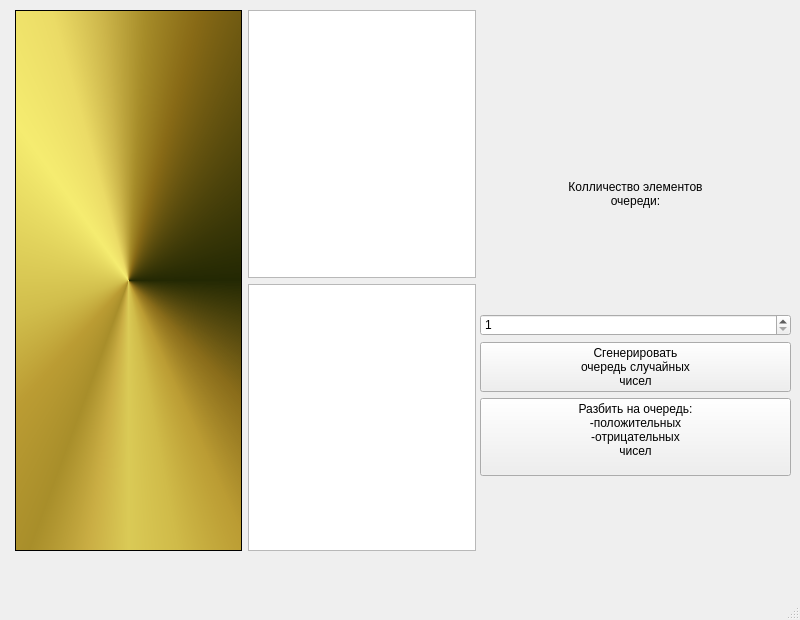
<?xml version="1.0" encoding="UTF-8"?>
<ui version="4.0">
 <class>MainWindow</class>
 <widget class="QMainWindow" name="MainWindow">
  <property name="geometry">
   <rect>
    <x>0</x>
    <y>0</y>
    <width>800</width>
    <height>620</height>
   </rect>
  </property>
  <property name="font">
   <font>
    <family>Ubuntu</family>
    <pointsize>17</pointsize>
    <italic>true</italic>
    <bold>true</bold>
   </font>
  </property>
  <property name="windowTitle">
   <string>MainWindow</string>
  </property>
  <property name="styleSheet">
   <string notr="true">color: rgb(0, 0, 0);
font: 700 italic 17pt &quot;Ubuntu&quot;;
background-color: qconicalgradient(cx:0.5, cy:0.5, angle:0, stop:0 rgba(35, 40, 3, 255), stop:0.16 rgba(136, 106, 22, 255), stop:0.225 rgba(166, 140, 41, 255), stop:0.285 rgba(204, 181, 74, 255), stop:0.345 rgba(235, 219, 102, 255), stop:0.415 rgba(245, 236, 112, 255), stop:0.52 rgba(209, 190, 76, 255), stop:0.57 rgba(187, 156, 51, 255), stop:0.635 rgba(168, 142, 42, 255), stop:0.695 rgba(202, 174, 68, 255), stop:0.75 rgba(218, 202, 86, 255), stop:0.815 rgba(208, 187, 73, 255), stop:0.88 rgba(187, 156, 51, 255), stop:0.935 rgba(137, 108, 26, 255), stop:1 rgba(35, 40, 3, 255));</string>
  </property>
  <widget class="QWidget" name="centralwidget">
   <widget class="QWidget" name="layoutWidget">
    <property name="geometry">
     <rect>
      <x>15</x>
      <y>10</y>
      <width>461</width>
      <height>541</height>
     </rect>
    </property>
    <layout class="QHBoxLayout" name="horizontalLayout">
     <item>
      <widget class="QListWidget" name="mainListWidget">
       <property name="palette">
        <palette>
         <active>
          <colorrole role="WindowText">
           <brush brushstyle="SolidPattern">
            <color alpha="255">
             <red>0</red>
             <green>0</green>
             <blue>0</blue>
            </color>
           </brush>
          </colorrole>
          <colorrole role="Button">
           <brush brushstyle="ConicalGradientPattern">
            <gradient centralx="0.500000000000000" centraly="0.500000000000000" angle="0.000000000000000" type="ConicalGradient" spread="PadSpread" coordinatemode="ObjectBoundingMode">
             <gradientstop position="0.000000000000000">
              <color alpha="255">
               <red>35</red>
               <green>40</green>
               <blue>3</blue>
              </color>
             </gradientstop>
             <gradientstop position="0.160000000000000">
              <color alpha="255">
               <red>136</red>
               <green>106</green>
               <blue>22</blue>
              </color>
             </gradientstop>
             <gradientstop position="0.225000000000000">
              <color alpha="255">
               <red>166</red>
               <green>140</green>
               <blue>41</blue>
              </color>
             </gradientstop>
             <gradientstop position="0.285000000000000">
              <color alpha="255">
               <red>204</red>
               <green>181</green>
               <blue>74</blue>
              </color>
             </gradientstop>
             <gradientstop position="0.345000000000000">
              <color alpha="255">
               <red>235</red>
               <green>219</green>
               <blue>102</blue>
              </color>
             </gradientstop>
             <gradientstop position="0.415000000000000">
              <color alpha="255">
               <red>245</red>
               <green>236</green>
               <blue>112</blue>
              </color>
             </gradientstop>
             <gradientstop position="0.520000000000000">
              <color alpha="255">
               <red>209</red>
               <green>190</green>
               <blue>76</blue>
              </color>
             </gradientstop>
             <gradientstop position="0.570000000000000">
              <color alpha="255">
               <red>187</red>
               <green>156</green>
               <blue>51</blue>
              </color>
             </gradientstop>
             <gradientstop position="0.635000000000000">
              <color alpha="255">
               <red>168</red>
               <green>142</green>
               <blue>42</blue>
              </color>
             </gradientstop>
             <gradientstop position="0.695000000000000">
              <color alpha="255">
               <red>202</red>
               <green>174</green>
               <blue>68</blue>
              </color>
             </gradientstop>
             <gradientstop position="0.750000000000000">
              <color alpha="255">
               <red>218</red>
               <green>202</green>
               <blue>86</blue>
              </color>
             </gradientstop>
             <gradientstop position="0.815000000000000">
              <color alpha="255">
               <red>208</red>
               <green>187</green>
               <blue>73</blue>
              </color>
             </gradientstop>
             <gradientstop position="0.880000000000000">
              <color alpha="255">
               <red>187</red>
               <green>156</green>
               <blue>51</blue>
              </color>
             </gradientstop>
             <gradientstop position="0.935000000000000">
              <color alpha="255">
               <red>137</red>
               <green>108</green>
               <blue>26</blue>
              </color>
             </gradientstop>
             <gradientstop position="1.000000000000000">
              <color alpha="255">
               <red>35</red>
               <green>40</green>
               <blue>3</blue>
              </color>
             </gradientstop>
            </gradient>
           </brush>
          </colorrole>
          <colorrole role="Text">
           <brush brushstyle="SolidPattern">
            <color alpha="255">
             <red>0</red>
             <green>0</green>
             <blue>0</blue>
            </color>
           </brush>
          </colorrole>
          <colorrole role="ButtonText">
           <brush brushstyle="SolidPattern">
            <color alpha="255">
             <red>0</red>
             <green>0</green>
             <blue>0</blue>
            </color>
           </brush>
          </colorrole>
          <colorrole role="Base">
           <brush brushstyle="ConicalGradientPattern">
            <gradient centralx="0.500000000000000" centraly="0.500000000000000" angle="0.000000000000000" type="ConicalGradient" spread="PadSpread" coordinatemode="ObjectBoundingMode">
             <gradientstop position="0.000000000000000">
              <color alpha="255">
               <red>35</red>
               <green>40</green>
               <blue>3</blue>
              </color>
             </gradientstop>
             <gradientstop position="0.160000000000000">
              <color alpha="255">
               <red>136</red>
               <green>106</green>
               <blue>22</blue>
              </color>
             </gradientstop>
             <gradientstop position="0.225000000000000">
              <color alpha="255">
               <red>166</red>
               <green>140</green>
               <blue>41</blue>
              </color>
             </gradientstop>
             <gradientstop position="0.285000000000000">
              <color alpha="255">
               <red>204</red>
               <green>181</green>
               <blue>74</blue>
              </color>
             </gradientstop>
             <gradientstop position="0.345000000000000">
              <color alpha="255">
               <red>235</red>
               <green>219</green>
               <blue>102</blue>
              </color>
             </gradientstop>
             <gradientstop position="0.415000000000000">
              <color alpha="255">
               <red>245</red>
               <green>236</green>
               <blue>112</blue>
              </color>
             </gradientstop>
             <gradientstop position="0.520000000000000">
              <color alpha="255">
               <red>209</red>
               <green>190</green>
               <blue>76</blue>
              </color>
             </gradientstop>
             <gradientstop position="0.570000000000000">
              <color alpha="255">
               <red>187</red>
               <green>156</green>
               <blue>51</blue>
              </color>
             </gradientstop>
             <gradientstop position="0.635000000000000">
              <color alpha="255">
               <red>168</red>
               <green>142</green>
               <blue>42</blue>
              </color>
             </gradientstop>
             <gradientstop position="0.695000000000000">
              <color alpha="255">
               <red>202</red>
               <green>174</green>
               <blue>68</blue>
              </color>
             </gradientstop>
             <gradientstop position="0.750000000000000">
              <color alpha="255">
               <red>218</red>
               <green>202</green>
               <blue>86</blue>
              </color>
             </gradientstop>
             <gradientstop position="0.815000000000000">
              <color alpha="255">
               <red>208</red>
               <green>187</green>
               <blue>73</blue>
              </color>
             </gradientstop>
             <gradientstop position="0.880000000000000">
              <color alpha="255">
               <red>187</red>
               <green>156</green>
               <blue>51</blue>
              </color>
             </gradientstop>
             <gradientstop position="0.935000000000000">
              <color alpha="255">
               <red>137</red>
               <green>108</green>
               <blue>26</blue>
              </color>
             </gradientstop>
             <gradientstop position="1.000000000000000">
              <color alpha="255">
               <red>35</red>
               <green>40</green>
               <blue>3</blue>
              </color>
             </gradientstop>
            </gradient>
           </brush>
          </colorrole>
          <colorrole role="Window">
           <brush brushstyle="ConicalGradientPattern">
            <gradient centralx="0.500000000000000" centraly="0.500000000000000" angle="0.000000000000000" type="ConicalGradient" spread="PadSpread" coordinatemode="ObjectBoundingMode">
             <gradientstop position="0.000000000000000">
              <color alpha="255">
               <red>35</red>
               <green>40</green>
               <blue>3</blue>
              </color>
             </gradientstop>
             <gradientstop position="0.160000000000000">
              <color alpha="255">
               <red>136</red>
               <green>106</green>
               <blue>22</blue>
              </color>
             </gradientstop>
             <gradientstop position="0.225000000000000">
              <color alpha="255">
               <red>166</red>
               <green>140</green>
               <blue>41</blue>
              </color>
             </gradientstop>
             <gradientstop position="0.285000000000000">
              <color alpha="255">
               <red>204</red>
               <green>181</green>
               <blue>74</blue>
              </color>
             </gradientstop>
             <gradientstop position="0.345000000000000">
              <color alpha="255">
               <red>235</red>
               <green>219</green>
               <blue>102</blue>
              </color>
             </gradientstop>
             <gradientstop position="0.415000000000000">
              <color alpha="255">
               <red>245</red>
               <green>236</green>
               <blue>112</blue>
              </color>
             </gradientstop>
             <gradientstop position="0.520000000000000">
              <color alpha="255">
               <red>209</red>
               <green>190</green>
               <blue>76</blue>
              </color>
             </gradientstop>
             <gradientstop position="0.570000000000000">
              <color alpha="255">
               <red>187</red>
               <green>156</green>
               <blue>51</blue>
              </color>
             </gradientstop>
             <gradientstop position="0.635000000000000">
              <color alpha="255">
               <red>168</red>
               <green>142</green>
               <blue>42</blue>
              </color>
             </gradientstop>
             <gradientstop position="0.695000000000000">
              <color alpha="255">
               <red>202</red>
               <green>174</green>
               <blue>68</blue>
              </color>
             </gradientstop>
             <gradientstop position="0.750000000000000">
              <color alpha="255">
               <red>218</red>
               <green>202</green>
               <blue>86</blue>
              </color>
             </gradientstop>
             <gradientstop position="0.815000000000000">
              <color alpha="255">
               <red>208</red>
               <green>187</green>
               <blue>73</blue>
              </color>
             </gradientstop>
             <gradientstop position="0.880000000000000">
              <color alpha="255">
               <red>187</red>
               <green>156</green>
               <blue>51</blue>
              </color>
             </gradientstop>
             <gradientstop position="0.935000000000000">
              <color alpha="255">
               <red>137</red>
               <green>108</green>
               <blue>26</blue>
              </color>
             </gradientstop>
             <gradientstop position="1.000000000000000">
              <color alpha="255">
               <red>35</red>
               <green>40</green>
               <blue>3</blue>
              </color>
             </gradientstop>
            </gradient>
           </brush>
          </colorrole>
          <colorrole role="PlaceholderText">
           <brush brushstyle="SolidPattern">
            <color alpha="128">
             <red>0</red>
             <green>0</green>
             <blue>0</blue>
            </color>
           </brush>
          </colorrole>
         </active>
         <inactive>
          <colorrole role="WindowText">
           <brush brushstyle="SolidPattern">
            <color alpha="255">
             <red>0</red>
             <green>0</green>
             <blue>0</blue>
            </color>
           </brush>
          </colorrole>
          <colorrole role="Button">
           <brush brushstyle="ConicalGradientPattern">
            <gradient centralx="0.500000000000000" centraly="0.500000000000000" angle="0.000000000000000" type="ConicalGradient" spread="PadSpread" coordinatemode="ObjectBoundingMode">
             <gradientstop position="0.000000000000000">
              <color alpha="255">
               <red>35</red>
               <green>40</green>
               <blue>3</blue>
              </color>
             </gradientstop>
             <gradientstop position="0.160000000000000">
              <color alpha="255">
               <red>136</red>
               <green>106</green>
               <blue>22</blue>
              </color>
             </gradientstop>
             <gradientstop position="0.225000000000000">
              <color alpha="255">
               <red>166</red>
               <green>140</green>
               <blue>41</blue>
              </color>
             </gradientstop>
             <gradientstop position="0.285000000000000">
              <color alpha="255">
               <red>204</red>
               <green>181</green>
               <blue>74</blue>
              </color>
             </gradientstop>
             <gradientstop position="0.345000000000000">
              <color alpha="255">
               <red>235</red>
               <green>219</green>
               <blue>102</blue>
              </color>
             </gradientstop>
             <gradientstop position="0.415000000000000">
              <color alpha="255">
               <red>245</red>
               <green>236</green>
               <blue>112</blue>
              </color>
             </gradientstop>
             <gradientstop position="0.520000000000000">
              <color alpha="255">
               <red>209</red>
               <green>190</green>
               <blue>76</blue>
              </color>
             </gradientstop>
             <gradientstop position="0.570000000000000">
              <color alpha="255">
               <red>187</red>
               <green>156</green>
               <blue>51</blue>
              </color>
             </gradientstop>
             <gradientstop position="0.635000000000000">
              <color alpha="255">
               <red>168</red>
               <green>142</green>
               <blue>42</blue>
              </color>
             </gradientstop>
             <gradientstop position="0.695000000000000">
              <color alpha="255">
               <red>202</red>
               <green>174</green>
               <blue>68</blue>
              </color>
             </gradientstop>
             <gradientstop position="0.750000000000000">
              <color alpha="255">
               <red>218</red>
               <green>202</green>
               <blue>86</blue>
              </color>
             </gradientstop>
             <gradientstop position="0.815000000000000">
              <color alpha="255">
               <red>208</red>
               <green>187</green>
               <blue>73</blue>
              </color>
             </gradientstop>
             <gradientstop position="0.880000000000000">
              <color alpha="255">
               <red>187</red>
               <green>156</green>
               <blue>51</blue>
              </color>
             </gradientstop>
             <gradientstop position="0.935000000000000">
              <color alpha="255">
               <red>137</red>
               <green>108</green>
               <blue>26</blue>
              </color>
             </gradientstop>
             <gradientstop position="1.000000000000000">
              <color alpha="255">
               <red>35</red>
               <green>40</green>
               <blue>3</blue>
              </color>
             </gradientstop>
            </gradient>
           </brush>
          </colorrole>
          <colorrole role="Text">
           <brush brushstyle="SolidPattern">
            <color alpha="255">
             <red>0</red>
             <green>0</green>
             <blue>0</blue>
            </color>
           </brush>
          </colorrole>
          <colorrole role="ButtonText">
           <brush brushstyle="SolidPattern">
            <color alpha="255">
             <red>0</red>
             <green>0</green>
             <blue>0</blue>
            </color>
           </brush>
          </colorrole>
          <colorrole role="Base">
           <brush brushstyle="ConicalGradientPattern">
            <gradient centralx="0.500000000000000" centraly="0.500000000000000" angle="0.000000000000000" type="ConicalGradient" spread="PadSpread" coordinatemode="ObjectBoundingMode">
             <gradientstop position="0.000000000000000">
              <color alpha="255">
               <red>35</red>
               <green>40</green>
               <blue>3</blue>
              </color>
             </gradientstop>
             <gradientstop position="0.160000000000000">
              <color alpha="255">
               <red>136</red>
               <green>106</green>
               <blue>22</blue>
              </color>
             </gradientstop>
             <gradientstop position="0.225000000000000">
              <color alpha="255">
               <red>166</red>
               <green>140</green>
               <blue>41</blue>
              </color>
             </gradientstop>
             <gradientstop position="0.285000000000000">
              <color alpha="255">
               <red>204</red>
               <green>181</green>
               <blue>74</blue>
              </color>
             </gradientstop>
             <gradientstop position="0.345000000000000">
              <color alpha="255">
               <red>235</red>
               <green>219</green>
               <blue>102</blue>
              </color>
             </gradientstop>
             <gradientstop position="0.415000000000000">
              <color alpha="255">
               <red>245</red>
               <green>236</green>
               <blue>112</blue>
              </color>
             </gradientstop>
             <gradientstop position="0.520000000000000">
              <color alpha="255">
               <red>209</red>
               <green>190</green>
               <blue>76</blue>
              </color>
             </gradientstop>
             <gradientstop position="0.570000000000000">
              <color alpha="255">
               <red>187</red>
               <green>156</green>
               <blue>51</blue>
              </color>
             </gradientstop>
             <gradientstop position="0.635000000000000">
              <color alpha="255">
               <red>168</red>
               <green>142</green>
               <blue>42</blue>
              </color>
             </gradientstop>
             <gradientstop position="0.695000000000000">
              <color alpha="255">
               <red>202</red>
               <green>174</green>
               <blue>68</blue>
              </color>
             </gradientstop>
             <gradientstop position="0.750000000000000">
              <color alpha="255">
               <red>218</red>
               <green>202</green>
               <blue>86</blue>
              </color>
             </gradientstop>
             <gradientstop position="0.815000000000000">
              <color alpha="255">
               <red>208</red>
               <green>187</green>
               <blue>73</blue>
              </color>
             </gradientstop>
             <gradientstop position="0.880000000000000">
              <color alpha="255">
               <red>187</red>
               <green>156</green>
               <blue>51</blue>
              </color>
             </gradientstop>
             <gradientstop position="0.935000000000000">
              <color alpha="255">
               <red>137</red>
               <green>108</green>
               <blue>26</blue>
              </color>
             </gradientstop>
             <gradientstop position="1.000000000000000">
              <color alpha="255">
               <red>35</red>
               <green>40</green>
               <blue>3</blue>
              </color>
             </gradientstop>
            </gradient>
           </brush>
          </colorrole>
          <colorrole role="Window">
           <brush brushstyle="ConicalGradientPattern">
            <gradient centralx="0.500000000000000" centraly="0.500000000000000" angle="0.000000000000000" type="ConicalGradient" spread="PadSpread" coordinatemode="ObjectBoundingMode">
             <gradientstop position="0.000000000000000">
              <color alpha="255">
               <red>35</red>
               <green>40</green>
               <blue>3</blue>
              </color>
             </gradientstop>
             <gradientstop position="0.160000000000000">
              <color alpha="255">
               <red>136</red>
               <green>106</green>
               <blue>22</blue>
              </color>
             </gradientstop>
             <gradientstop position="0.225000000000000">
              <color alpha="255">
               <red>166</red>
               <green>140</green>
               <blue>41</blue>
              </color>
             </gradientstop>
             <gradientstop position="0.285000000000000">
              <color alpha="255">
               <red>204</red>
               <green>181</green>
               <blue>74</blue>
              </color>
             </gradientstop>
             <gradientstop position="0.345000000000000">
              <color alpha="255">
               <red>235</red>
               <green>219</green>
               <blue>102</blue>
              </color>
             </gradientstop>
             <gradientstop position="0.415000000000000">
              <color alpha="255">
               <red>245</red>
               <green>236</green>
               <blue>112</blue>
              </color>
             </gradientstop>
             <gradientstop position="0.520000000000000">
              <color alpha="255">
               <red>209</red>
               <green>190</green>
               <blue>76</blue>
              </color>
             </gradientstop>
             <gradientstop position="0.570000000000000">
              <color alpha="255">
               <red>187</red>
               <green>156</green>
               <blue>51</blue>
              </color>
             </gradientstop>
             <gradientstop position="0.635000000000000">
              <color alpha="255">
               <red>168</red>
               <green>142</green>
               <blue>42</blue>
              </color>
             </gradientstop>
             <gradientstop position="0.695000000000000">
              <color alpha="255">
               <red>202</red>
               <green>174</green>
               <blue>68</blue>
              </color>
             </gradientstop>
             <gradientstop position="0.750000000000000">
              <color alpha="255">
               <red>218</red>
               <green>202</green>
               <blue>86</blue>
              </color>
             </gradientstop>
             <gradientstop position="0.815000000000000">
              <color alpha="255">
               <red>208</red>
               <green>187</green>
               <blue>73</blue>
              </color>
             </gradientstop>
             <gradientstop position="0.880000000000000">
              <color alpha="255">
               <red>187</red>
               <green>156</green>
               <blue>51</blue>
              </color>
             </gradientstop>
             <gradientstop position="0.935000000000000">
              <color alpha="255">
               <red>137</red>
               <green>108</green>
               <blue>26</blue>
              </color>
             </gradientstop>
             <gradientstop position="1.000000000000000">
              <color alpha="255">
               <red>35</red>
               <green>40</green>
               <blue>3</blue>
              </color>
             </gradientstop>
            </gradient>
           </brush>
          </colorrole>
          <colorrole role="PlaceholderText">
           <brush brushstyle="SolidPattern">
            <color alpha="128">
             <red>0</red>
             <green>0</green>
             <blue>0</blue>
            </color>
           </brush>
          </colorrole>
         </inactive>
         <disabled>
          <colorrole role="WindowText">
           <brush brushstyle="SolidPattern">
            <color alpha="255">
             <red>0</red>
             <green>0</green>
             <blue>0</blue>
            </color>
           </brush>
          </colorrole>
          <colorrole role="Button">
           <brush brushstyle="ConicalGradientPattern">
            <gradient centralx="0.500000000000000" centraly="0.500000000000000" angle="0.000000000000000" type="ConicalGradient" spread="PadSpread" coordinatemode="ObjectBoundingMode">
             <gradientstop position="0.000000000000000">
              <color alpha="255">
               <red>35</red>
               <green>40</green>
               <blue>3</blue>
              </color>
             </gradientstop>
             <gradientstop position="0.160000000000000">
              <color alpha="255">
               <red>136</red>
               <green>106</green>
               <blue>22</blue>
              </color>
             </gradientstop>
             <gradientstop position="0.225000000000000">
              <color alpha="255">
               <red>166</red>
               <green>140</green>
               <blue>41</blue>
              </color>
             </gradientstop>
             <gradientstop position="0.285000000000000">
              <color alpha="255">
               <red>204</red>
               <green>181</green>
               <blue>74</blue>
              </color>
             </gradientstop>
             <gradientstop position="0.345000000000000">
              <color alpha="255">
               <red>235</red>
               <green>219</green>
               <blue>102</blue>
              </color>
             </gradientstop>
             <gradientstop position="0.415000000000000">
              <color alpha="255">
               <red>245</red>
               <green>236</green>
               <blue>112</blue>
              </color>
             </gradientstop>
             <gradientstop position="0.520000000000000">
              <color alpha="255">
               <red>209</red>
               <green>190</green>
               <blue>76</blue>
              </color>
             </gradientstop>
             <gradientstop position="0.570000000000000">
              <color alpha="255">
               <red>187</red>
               <green>156</green>
               <blue>51</blue>
              </color>
             </gradientstop>
             <gradientstop position="0.635000000000000">
              <color alpha="255">
               <red>168</red>
               <green>142</green>
               <blue>42</blue>
              </color>
             </gradientstop>
             <gradientstop position="0.695000000000000">
              <color alpha="255">
               <red>202</red>
               <green>174</green>
               <blue>68</blue>
              </color>
             </gradientstop>
             <gradientstop position="0.750000000000000">
              <color alpha="255">
               <red>218</red>
               <green>202</green>
               <blue>86</blue>
              </color>
             </gradientstop>
             <gradientstop position="0.815000000000000">
              <color alpha="255">
               <red>208</red>
               <green>187</green>
               <blue>73</blue>
              </color>
             </gradientstop>
             <gradientstop position="0.880000000000000">
              <color alpha="255">
               <red>187</red>
               <green>156</green>
               <blue>51</blue>
              </color>
             </gradientstop>
             <gradientstop position="0.935000000000000">
              <color alpha="255">
               <red>137</red>
               <green>108</green>
               <blue>26</blue>
              </color>
             </gradientstop>
             <gradientstop position="1.000000000000000">
              <color alpha="255">
               <red>35</red>
               <green>40</green>
               <blue>3</blue>
              </color>
             </gradientstop>
            </gradient>
           </brush>
          </colorrole>
          <colorrole role="Text">
           <brush brushstyle="SolidPattern">
            <color alpha="255">
             <red>0</red>
             <green>0</green>
             <blue>0</blue>
            </color>
           </brush>
          </colorrole>
          <colorrole role="ButtonText">
           <brush brushstyle="SolidPattern">
            <color alpha="255">
             <red>0</red>
             <green>0</green>
             <blue>0</blue>
            </color>
           </brush>
          </colorrole>
          <colorrole role="Base">
           <brush brushstyle="ConicalGradientPattern">
            <gradient centralx="0.500000000000000" centraly="0.500000000000000" angle="0.000000000000000" type="ConicalGradient" spread="PadSpread" coordinatemode="ObjectBoundingMode">
             <gradientstop position="0.000000000000000">
              <color alpha="255">
               <red>35</red>
               <green>40</green>
               <blue>3</blue>
              </color>
             </gradientstop>
             <gradientstop position="0.160000000000000">
              <color alpha="255">
               <red>136</red>
               <green>106</green>
               <blue>22</blue>
              </color>
             </gradientstop>
             <gradientstop position="0.225000000000000">
              <color alpha="255">
               <red>166</red>
               <green>140</green>
               <blue>41</blue>
              </color>
             </gradientstop>
             <gradientstop position="0.285000000000000">
              <color alpha="255">
               <red>204</red>
               <green>181</green>
               <blue>74</blue>
              </color>
             </gradientstop>
             <gradientstop position="0.345000000000000">
              <color alpha="255">
               <red>235</red>
               <green>219</green>
               <blue>102</blue>
              </color>
             </gradientstop>
             <gradientstop position="0.415000000000000">
              <color alpha="255">
               <red>245</red>
               <green>236</green>
               <blue>112</blue>
              </color>
             </gradientstop>
             <gradientstop position="0.520000000000000">
              <color alpha="255">
               <red>209</red>
               <green>190</green>
               <blue>76</blue>
              </color>
             </gradientstop>
             <gradientstop position="0.570000000000000">
              <color alpha="255">
               <red>187</red>
               <green>156</green>
               <blue>51</blue>
              </color>
             </gradientstop>
             <gradientstop position="0.635000000000000">
              <color alpha="255">
               <red>168</red>
               <green>142</green>
               <blue>42</blue>
              </color>
             </gradientstop>
             <gradientstop position="0.695000000000000">
              <color alpha="255">
               <red>202</red>
               <green>174</green>
               <blue>68</blue>
              </color>
             </gradientstop>
             <gradientstop position="0.750000000000000">
              <color alpha="255">
               <red>218</red>
               <green>202</green>
               <blue>86</blue>
              </color>
             </gradientstop>
             <gradientstop position="0.815000000000000">
              <color alpha="255">
               <red>208</red>
               <green>187</green>
               <blue>73</blue>
              </color>
             </gradientstop>
             <gradientstop position="0.880000000000000">
              <color alpha="255">
               <red>187</red>
               <green>156</green>
               <blue>51</blue>
              </color>
             </gradientstop>
             <gradientstop position="0.935000000000000">
              <color alpha="255">
               <red>137</red>
               <green>108</green>
               <blue>26</blue>
              </color>
             </gradientstop>
             <gradientstop position="1.000000000000000">
              <color alpha="255">
               <red>35</red>
               <green>40</green>
               <blue>3</blue>
              </color>
             </gradientstop>
            </gradient>
           </brush>
          </colorrole>
          <colorrole role="Window">
           <brush brushstyle="ConicalGradientPattern">
            <gradient centralx="0.500000000000000" centraly="0.500000000000000" angle="0.000000000000000" type="ConicalGradient" spread="PadSpread" coordinatemode="ObjectBoundingMode">
             <gradientstop position="0.000000000000000">
              <color alpha="255">
               <red>35</red>
               <green>40</green>
               <blue>3</blue>
              </color>
             </gradientstop>
             <gradientstop position="0.160000000000000">
              <color alpha="255">
               <red>136</red>
               <green>106</green>
               <blue>22</blue>
              </color>
             </gradientstop>
             <gradientstop position="0.225000000000000">
              <color alpha="255">
               <red>166</red>
               <green>140</green>
               <blue>41</blue>
              </color>
             </gradientstop>
             <gradientstop position="0.285000000000000">
              <color alpha="255">
               <red>204</red>
               <green>181</green>
               <blue>74</blue>
              </color>
             </gradientstop>
             <gradientstop position="0.345000000000000">
              <color alpha="255">
               <red>235</red>
               <green>219</green>
               <blue>102</blue>
              </color>
             </gradientstop>
             <gradientstop position="0.415000000000000">
              <color alpha="255">
               <red>245</red>
               <green>236</green>
               <blue>112</blue>
              </color>
             </gradientstop>
             <gradientstop position="0.520000000000000">
              <color alpha="255">
               <red>209</red>
               <green>190</green>
               <blue>76</blue>
              </color>
             </gradientstop>
             <gradientstop position="0.570000000000000">
              <color alpha="255">
               <red>187</red>
               <green>156</green>
               <blue>51</blue>
              </color>
             </gradientstop>
             <gradientstop position="0.635000000000000">
              <color alpha="255">
               <red>168</red>
               <green>142</green>
               <blue>42</blue>
              </color>
             </gradientstop>
             <gradientstop position="0.695000000000000">
              <color alpha="255">
               <red>202</red>
               <green>174</green>
               <blue>68</blue>
              </color>
             </gradientstop>
             <gradientstop position="0.750000000000000">
              <color alpha="255">
               <red>218</red>
               <green>202</green>
               <blue>86</blue>
              </color>
             </gradientstop>
             <gradientstop position="0.815000000000000">
              <color alpha="255">
               <red>208</red>
               <green>187</green>
               <blue>73</blue>
              </color>
             </gradientstop>
             <gradientstop position="0.880000000000000">
              <color alpha="255">
               <red>187</red>
               <green>156</green>
               <blue>51</blue>
              </color>
             </gradientstop>
             <gradientstop position="0.935000000000000">
              <color alpha="255">
               <red>137</red>
               <green>108</green>
               <blue>26</blue>
              </color>
             </gradientstop>
             <gradientstop position="1.000000000000000">
              <color alpha="255">
               <red>35</red>
               <green>40</green>
               <blue>3</blue>
              </color>
             </gradientstop>
            </gradient>
           </brush>
          </colorrole>
          <colorrole role="PlaceholderText">
           <brush brushstyle="SolidPattern">
            <color alpha="128">
             <red>0</red>
             <green>0</green>
             <blue>0</blue>
            </color>
           </brush>
          </colorrole>
         </disabled>
        </palette>
       </property>
       <property name="styleSheet">
        <string notr="true"/>
       </property>
      </widget>
     </item>
     <item>
      <layout class="QVBoxLayout" name="verticalLayout">
       <item>
        <widget class="QListWidget" name="listWidgetPositive">
         <property name="styleSheet">
          <string notr="true"/>
         </property>
        </widget>
       </item>
       <item>
        <widget class="QListWidget" name="listWidgetNegative">
         <property name="styleSheet">
          <string notr="true"/>
         </property>
        </widget>
       </item>
      </layout>
     </item>
    </layout>
   </widget>
   <widget class="QWidget" name="layoutWidget">
    <property name="geometry">
     <rect>
      <x>480</x>
      <y>80</y>
      <width>311</width>
      <height>396</height>
     </rect>
    </property>
    <layout class="QVBoxLayout" name="verticalLayout_2">
     <item>
      <widget class="QLabel" name="label">
       <property name="text">
        <string>&lt;html&gt;&lt;head/&gt;&lt;body&gt;&lt;p align=&quot;center&quot;&gt;Колличество элементов&lt;br/&gt;очереди:&lt;/p&gt;&lt;/body&gt;&lt;/html&gt;</string>
       </property>
      </widget>
     </item>
     <item>
      <widget class="QSpinBox" name="spinBox">
       <property name="minimum">
        <number>1</number>
       </property>
       <property name="maximum">
        <number>30</number>
       </property>
      </widget>
     </item>
     <item>
      <widget class="QPushButton" name="bnt_generation">
       <property name="text">
        <string>Сгенерировать
очередь случайных
чисел</string>
       </property>
      </widget>
     </item>
     <item>
      <widget class="QPushButton" name="bnt_split">
       <property name="text">
        <string>Разбить на очередь:
-положительных
-отрицательных
чисел
</string>
       </property>
      </widget>
     </item>
    </layout>
   </widget>
  </widget>
  <widget class="QMenuBar" name="menubar">
   <property name="geometry">
    <rect>
     <x>0</x>
     <y>0</y>
     <width>800</width>
     <height>37</height>
    </rect>
   </property>
  </widget>
  <widget class="QStatusBar" name="statusbar"/>
 </widget>
 <resources/>
 <connections/>
</ui>
